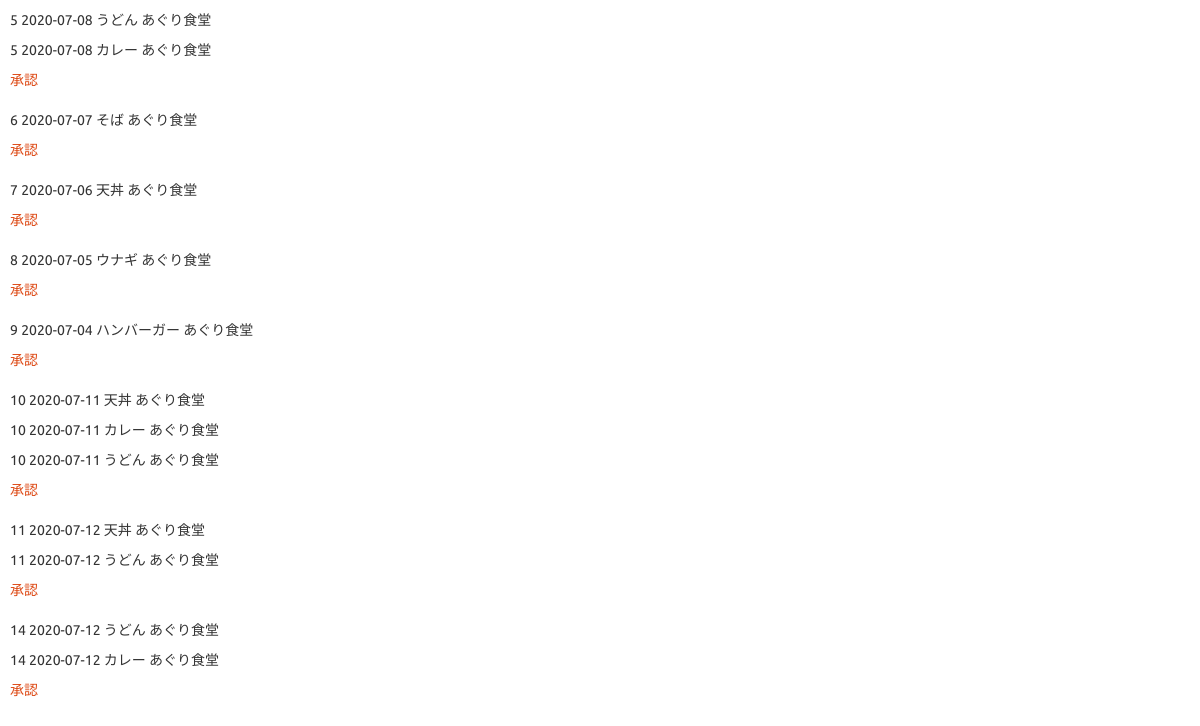
The app's page /reserve_management.php with its own data.
### tables this page shows
CREATE TABLE `recivedata_table` (
  `recivedata_id` int(11) NOT NULL,
  `data` date NOT NULL,
  `shop_id` int(11) NOT NULL,
  `status` int(11) NOT NULL
);

CREATE TABLE `menu_table` (
  `menu_id` int(11) NOT NULL,
  `recivedata_id` int(11) NOT NULL,
  `menu_title` varchar(64) NOT NULL
);

CREATE TABLE `shop_table` (
  `shop_id` int(11) NOT NULL,
  `shop_name` varchar(64) NOT NULL,
  `lid` varchar(64) NOT NULL,
  `lpw` varchar(64) NOT NULL,
  `shop_address` varchar(64) NOT NULL
);

### reserve_management.php (the view, shortened to what this page needs)
<?php
$pdo = db_con();
$stmt = $pdo->prepare("SELECT recivedata_table.recivedata_id,data,menu_title,shop_name,status FROM recivedata_table inner join menu_table on menu_table.recivedata_id = recivedata_table.recivedata_id inner join shop_table on recivedata_table.shop_id = shop_table.shop_id ORDER BY recivedata_table.recivedata_id");
$status = $stmt->execute();
$view="";
$recive_id=0;
while( $result = $stmt->fetch(PDO::FETCH_ASSOC)){
    if($result['status']==1){
        if($recive_id==0){
            $recive_id=$result['recivedata_id'];
            $view .= "<div class='border border-primary' style='padding:10px;'>";
        }
        if($recive_id!=$result['recivedata_id']){
            $view .="<a href='reserve_management_act.php?id=".$recive_id."'>承認</a>";
            $view .="</div>";
            $recive_id=$result['recivedata_id'];
            $view .= "<div class='border border-primary' style='padding:10px;'>";
        }
        $view .= "<p>".$result['recivedata_id']." ".$result['data']." ".$result['menu_title']." ".$result['shop_name']."</p>";
    }
}
$view .="<a href='reserve_management_act.php?id=".$recive_id."'>承認</a>";
$view .="</div>";
?>
<!DOCTYPE html>
<html lang="en">
<head>
    <link href="css/bootstrap.min.css" rel="stylesheet">
</head>
<body>
    <?=$view?>
</body>
</html>

### records on screen
recivedata_table: recivedata_id "5", data "2020-07-08", menu_table.menu_title "うどん", shop.shop_name "あぐり食堂", menu_table.menu_title "カレー"
recivedata_table: recivedata_id "6", data "2020-07-07", menu_table.menu_title "そば", shop.shop_name "あぐり食堂"
recivedata_table: recivedata_id "7", data "2020-07-06", menu_table.menu_title "天丼", shop.shop_name "あぐり食堂"
recivedata_table: recivedata_id "8", data "2020-07-05", menu_table.menu_title "ウナギ", shop.shop_name "あぐり食堂"
recivedata_table: recivedata_id "9", data "2020-07-04", menu_table.menu_title "ハンバーガー", shop.shop_name "あぐり食堂"
recivedata_table: recivedata_id "10", data "2020-07-11", menu_table.menu_title "天丼", shop.shop_name "あぐり食堂", menu_table.menu_title "カレー", menu_table.menu_title "うどん"
recivedata_table: recivedata_id "11", data "2020-07-12", menu_table.menu_title "天丼", shop.shop_name "あぐり食堂", menu_table.menu_title "うどん"
recivedata_table: recivedata_id "14", data "2020-07-12", menu_table.menu_title "うどん", shop.shop_name "あぐり食堂", menu_table.menu_title "カレー"
